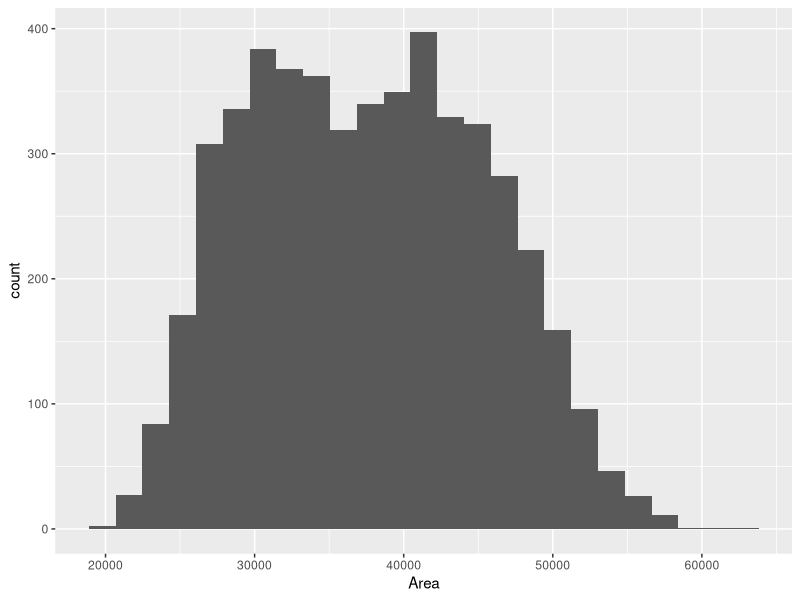
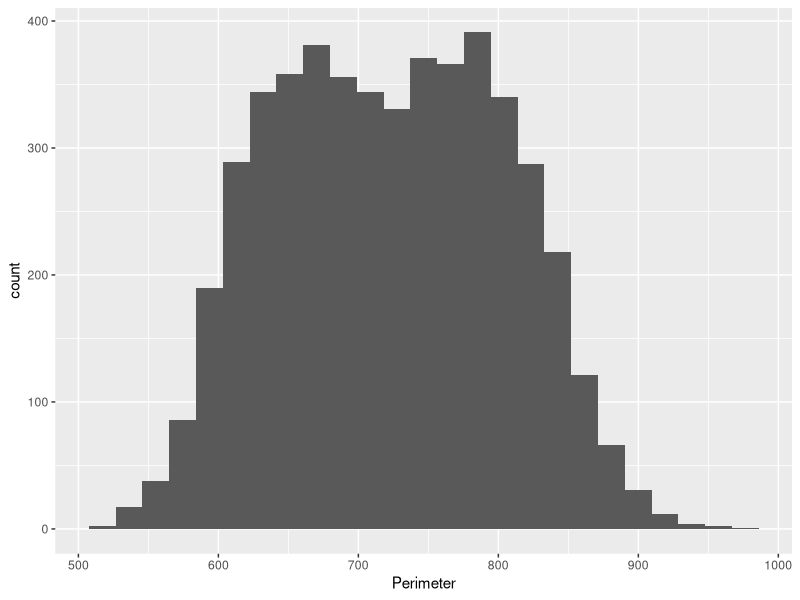
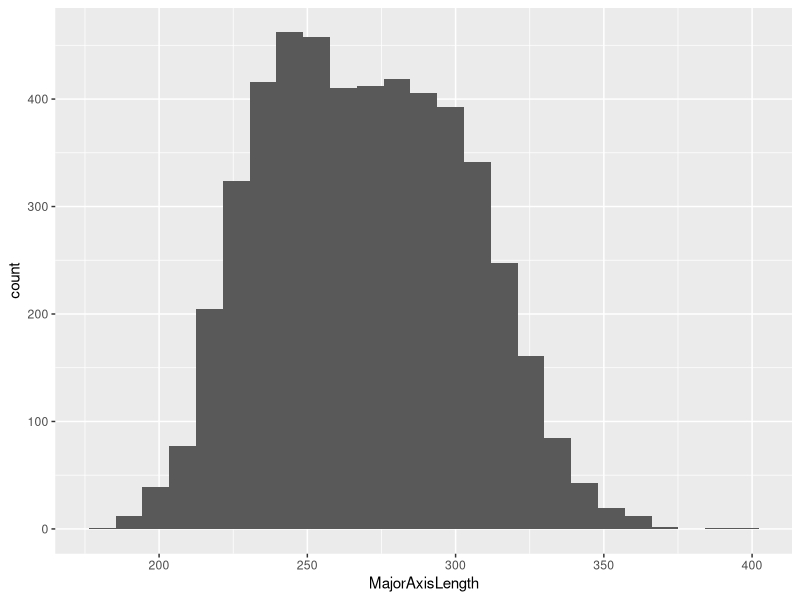
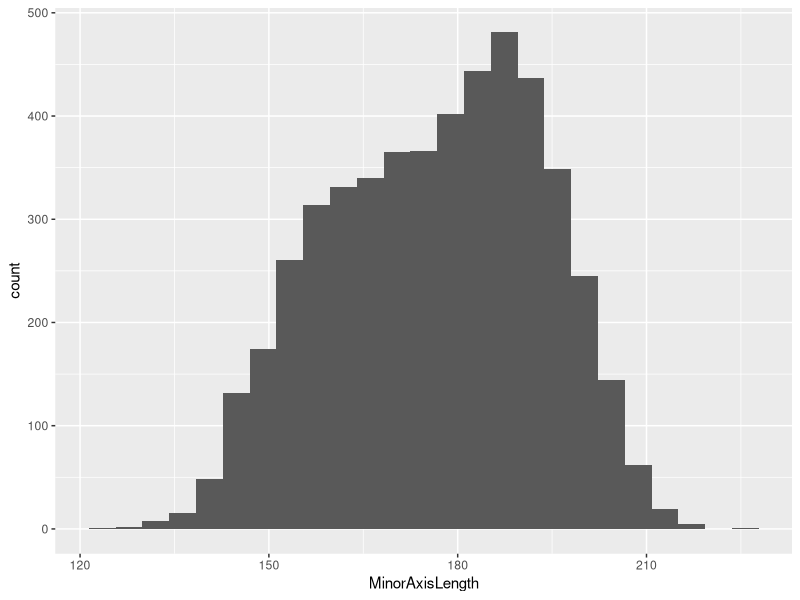
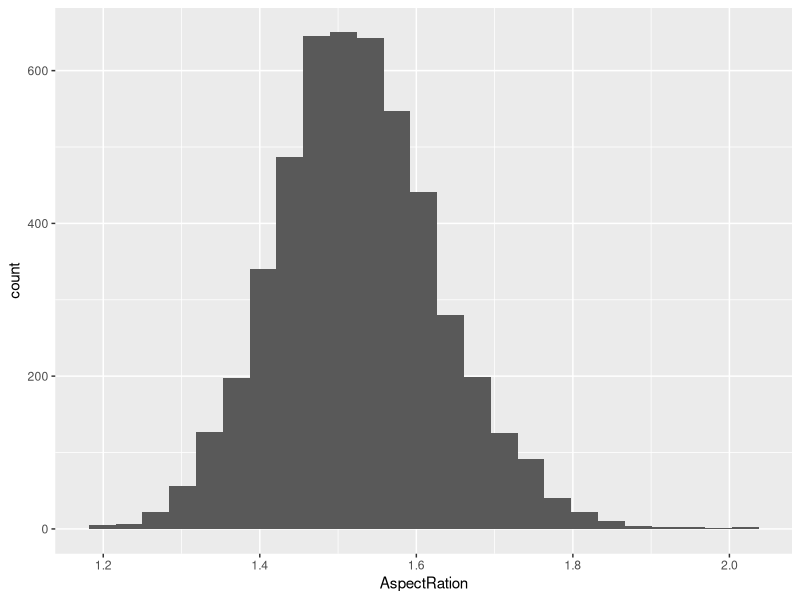
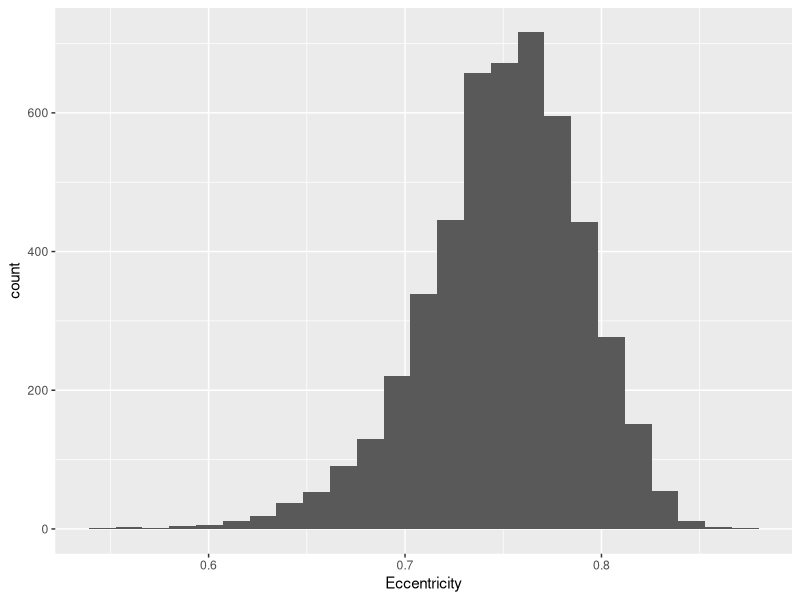
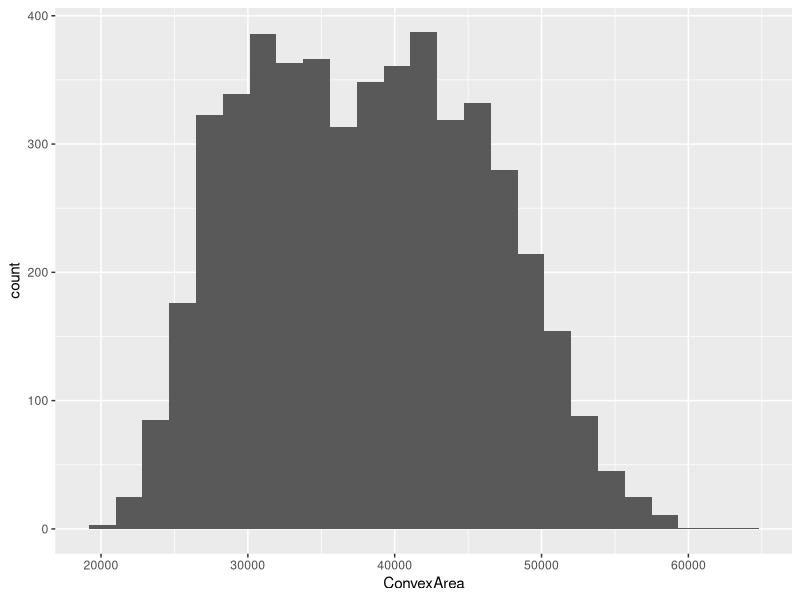
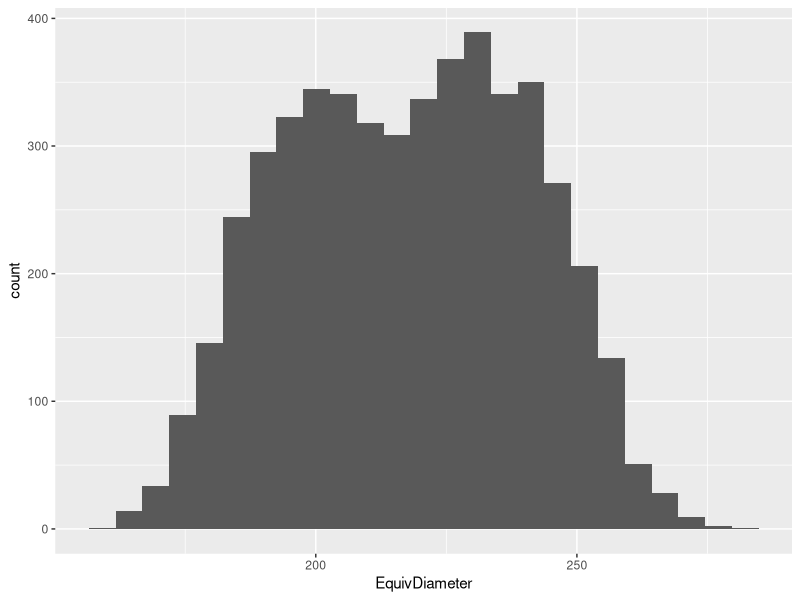

These figures' R source, in order:
## ---- chunk 1
# Load in the data
train <- read.csv("data/train_data.csv")
## ---- chunk 2
str(train)
## ---- chunk 3
full_model <- lm(Y ~ ., data = train)
summary(full_model)
## ---- chunk 4
library(ggplot2)
# Area
ggplot(train, aes(x = Area)) +
    geom_histogram(bins = 25)
# Perimeter
ggplot(train, aes(x = Perimeter)) +
    geom_histogram(bins = 25)
# MajorAxisLength
ggplot(train, aes(x = MajorAxisLength)) +
    geom_histogram(bins = 25)
ggplot(train, aes(x = MinorAxisLength)) +
    geom_histogram(bins = 25)
## ---- chunk 5
ggplot(train, aes(x = AspectRation)) +
    geom_histogram(bins = 25)

ggplot(train, aes(x = Eccentricity)) +
    geom_histogram(bins = 25)

ggplot(train, aes(x = ConvexArea)) +
    geom_histogram(bins = 25)

ggplot(train, aes(x = EquivDiameter)) +
    geom_histogram(bins = 25)
## ---- chunk 6
ggplot(train, aes(x = Extent)) +
    geom_histogram(bins = 25)

ggplot(train, aes(x = Solidity)) +
    geom_histogram(bins = 25)

ggplot(train, aes(x = roundness)) +
    geom_histogram(bins = 25)

ggplot(train, aes(x = Compactness)) +
    geom_histogram(bins = 25)
## ---- chunk 7
ggplot(train, aes(x = ShapeFactor1)) +
    geom_histogram(bins = 25)
ggplot(train, aes(x = ShapeFactor2)) +
    geom_histogram(bins = 25)
ggplot(train, aes(x = ShapeFactor3)) +
    geom_histogram(bins = 25)
ggplot(train, aes(x = ShapeFactor4)) +
    geom_histogram(bins = 25)
## ---- chunk 8
library(ggplot2)

ggplot(train, aes(x = Area, y = Perimeter)) +
  geom_point(alpha = 0.6, col = "cadetblue") +
  theme_minimal() +
  labs(title = "Perimeter vs Area",
       x = "Area",
       y = "Perimeter")
## ---- chunk 9
perim_area <- lm(Perimeter ~ Area, data = train)
summary(perim_area)
## ---- chunk 10
ggplot(train, aes(x = MinorAxisLength, y = MajorAxisLength)) +
  geom_point(alpha = 0.6, col = "cadetblue") +
  theme_minimal() +
  labs(title = "MajorAxisLength vs. MinorAxisLength",
       x = "MinorAxisLength",
       y = "MajorAxisLength")
## ---- chunk 11
major_minor <- lm(MajorAxisLength ~ MinorAxisLength, data = train)
summary(major_minor)
## ---- chunk 12
library(ggplot2)

ggplot(train, aes(x = MajorAxisLength, y = Area)) +
  geom_point(alpha = 0.6, col = "cadetblue") +
  theme_minimal() +
  labs(title = "Area vs. MajorAxisLength",
       x = "MajorAxisLength",
       y = "Area")
ggplot(train, aes(x = MinorAxisLength, y = Area)) +
  geom_point(alpha = 0.6, col = "cadetblue") +
  theme_minimal() +
  labs(title = "Area vs. MinorAxisLength",
       x = "MinorAxisLength",
       y = "Area")
ggplot(train, aes(x = ConvexArea, y = Area)) +
  geom_point(alpha = 0.6, col = "cadetblue") +
  theme_minimal() +
  labs(title = "Area vs. ConvexArea",
       x = "ConvexArea",
       y = "Area")
ggplot(train, aes(x = EquivDiameter, y = Area)) +
  geom_point(alpha = 0.6, col = "cadetblue") +
  theme_minimal() +
  labs(title = "Area vs. EquivDiameter",
       x = "EquivDiameter",
       y = "Area")
ggplot(train, aes(x = EquivDiameter, y = ConvexArea)) +
  geom_point(alpha = 0.6, col = "cadetblue") +
  theme_minimal() +
  labs(title = "Convexarea vs. EquivDiameter",
       x = "EquivDiameter",
       y = "Area")
## ---- chunk 13
summary(lm(Area ~ EquivDiameter, data = train))
## ---- chunk 14
correlation_matrix <- cor(train[, -which(names(train) == "Y")])
correlation_matrix
## ---- chunk 15
library(corrplot)
# Circles correlation plot
corrplot(cor(train), method = "circle",
        tl.pos = "n", mar = c(2, 1, 3, 1)) 
## ---- chunk 16
# Visualization of correlation matrix
corrplot.mixed(cor(train),
               lower = "number", 
               upper = "circle",
               tl.col = "black")
## ---- chunk 17
library(ggplot2)
ggplot(train, aes(x = ShapeFactor1)) + 
  geom_boxplot() +
    theme_minimal()
ggplot(train, aes(x = ShapeFactor2)) + 
  geom_boxplot() +
    theme_minimal()
ggplot(train, aes(x = ShapeFactor3)) + 
  geom_boxplot() +
    theme_minimal()
ggplot(train, aes(x = ShapeFactor4)) + 
  geom_boxplot() +
    theme_minimal()
